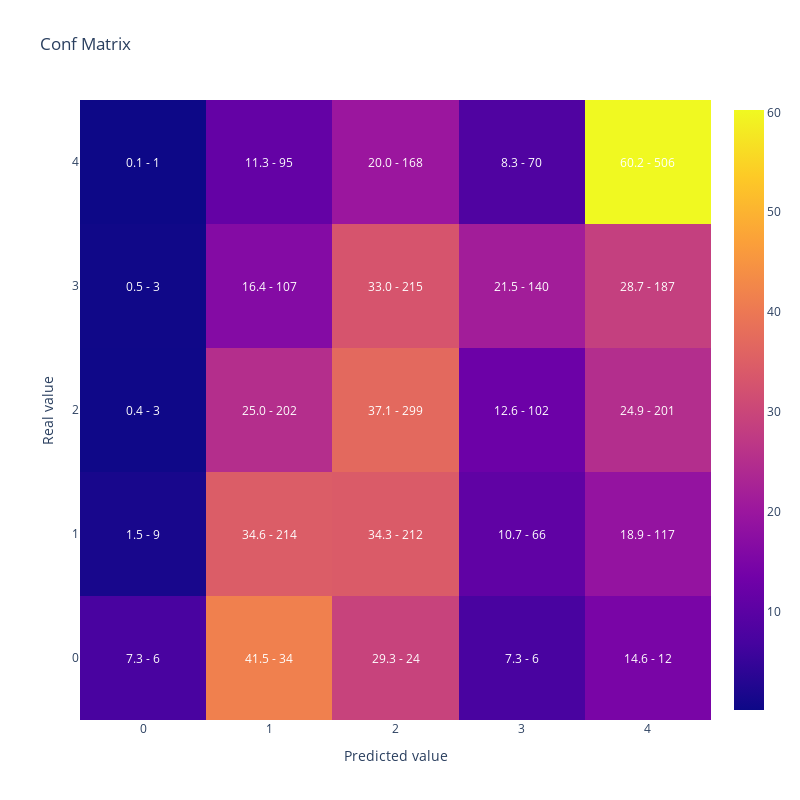

Notebook code for this chart:
### Code cell
#Vamos a replicar el resultado de la optimizacion reentrenando el modelo con el mejor conjunto de hiperparametros
#Generamos parametros incluyendo los fijos y la mejor solución que encontro optuna
lgb_params =  {      
                        'objective': 'multiclass',
                        'verbosity':-1,
                        'num_class': len(y_train.unique())} | study.best_params

lgb_train_dataset = lgb.Dataset(data=X_train,
                                label=y_train)


#Entreno
lgb_model = lgb.train(lgb_params,
                    lgb_train_dataset)

#Muestro matriz de confusion y kappa
display(plot_confusion_matrix(y_test,lgb_model.predict(X_test).argmax(axis=1)))

cohen_kappa_score(y_test,lgb_model.predict(X_test).argmax(axis=1),
                             weights = 'quadratic')

### Figure 1 — Plotly figure (JSON) as saved in the notebook; plotly's stock layout.template omitted (floating-point values rounded to 4 significant figures)
{"data": [{"type": "heatmap", "x": [0, 1, 2, 3, 4], "y": [0, 1, 2, 3, 4], "z": [[7.317, 41.46, 29.27, 7.317, 14.63], [1.456, 34.63, 34.3, 10.68, 18.93], [0.3717, 25.03, 37.05, 12.64, 24.91], [0.4601, 16.41, 32.98, 21.47, 28.68], [0.119, 11.31, 20.0, 8.333, 60.24]]}], "layout": {"annotations": [{"font": {"color": "white"}, "showarrow": false, "text": "7.3 - 6", "x": 0, "xref": "x", "y": 0, "yref": "y"}, {"font": {"color": "white"}, "showarrow": false, "text": "41.5 - 34", "x": 1, "xref": "x", "y": 0, "yref": "y"}, {"font": {"color": "white"}, "showarrow": false, "text": "29.3 - 24", "x": 2, "xref": "x", "y": 0, "yref": "y"}, {"font": {"color": "white"}, "showarrow": false, "text": "7.3 - 6", "x": 3, "xref": "x", "y": 0, "yref": "y"}, {"font": {"color": "white"}, "showarrow": false, "text": "14.6 - 12", "x": 4, "xref": "x", "y": 0, "yref": "y"}, {"font": {"color": "white"}, "showarrow": false, "text": "1.5 - 9", "x": 0, "xref": "x", "y": 1, "yref": "y"}, {"font": {"color": "white"}, "showarrow": false, "text": "34.6 - 214", "x": 1, "xref": "x", "y": 1, "yref": "y"}, {"font": {"color": "white"}, "showarrow": false, "text": "34.3 - 212", "x": 2, "xref": "x", "y": 1, "yref": "y"}, {"font": {"color": "white"}, "showarrow": false, "text": "10.7 - 66", "x": 3, "xref": "x", "y": 1, "yref": "y"}, {"font": {"color": "white"}, "showarrow": false, "text": "18.9 - 117", "x": 4, "xref": "x", "y": 1, "yref": "y"}, {"font": {"color": "white"}, "showarrow": false, "text": "0.4 - 3", "x": 0, "xref": "x", "y": 2, "yref": "y"}, {"font": {"color": "white"}, "showarrow": false, "text": "25.0 - 202", "x": 1, "xref": "x", "y": 2, "yref": "y"}, {"font": {"color": "white"}, "showarrow": false, "text": "37.1 - 299", "x": 2, "xref": "x", "y": 2, "yref": "y"}, {"font": {"color": "white"}, "showarrow": false, "text": "12.6 - 102", "x": 3, "xref": "x", "y": 2, "yref": "y"}, {"font": {"color": "white"}, "showarrow": false, "text": "24.9 - 201", "x": 4, "xref": "x", "y": 2, "yref": "y"}, {"font": {"color": "white"}, "showarrow": false, "text": "0.5 - 3", "x": 0, "xref": "x", "y": 3, "yref": "y"}, {"font": {"color": "white"}, "showarrow": false, "text": "16.4 - 107", "x": 1, "xref": "x", "y": 3, "yref": "y"}, {"font": {"color": "white"}, "showarrow": false, "text": "33.0 - 215", "x": 2, "xref": "x", "y": 3, "yref": "y"}, {"font": {"color": "white"}, "showarrow": false, "text": "21.5 - 140", "x": 3, "xref": "x", "y": 3, "yref": "y"}, {"font": {"color": "white"}, "showarrow": false, "text": "28.7 - 187", "x": 4, "xref": "x", "y": 3, "yref": "y"}, {"font": {"color": "white"}, "showarrow": false, "text": "0.1 - 1", "x": 0, "xref": "x", "y": 4, "yref": "y"}, {"font": {"color": "white"}, "showarrow": false, "text": "11.3 - 95", "x": 1, "xref": "x", "y": 4, "yref": "y"}, {"font": {"color": "white"}, "showarrow": false, "text": "20.0 - 168", "x": 2, "xref": "x", "y": 4, "yref": "y"}, {"font": {"color": "white"}, "showarrow": false, "text": "8.3 - 70", "x": 3, "xref": "x", "y": 4, "yref": "y"}, {"font": {"color": "white"}, "showarrow": false, "text": "60.2 - 506", "x": 4, "xref": "x", "y": 4, "yref": "y"}], "height": 800, "title": {"text": "Conf Matrix"}, "width": 800, "xaxis": {"title": {"text": "Predicted value"}}, "yaxis": {"title": {"text": "Real value"}}}}
